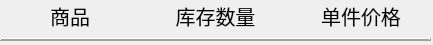
<?xml version="1.0" encoding="UTF-8"?>
<ui version="4.0">
 <class>Goods</class>
 <widget class="QWidget" name="Goods">
  <property name="geometry">
   <rect>
    <x>0</x>
    <y>0</y>
    <width>433</width>
    <height>45</height>
   </rect>
  </property>
  <property name="windowTitle">
   <string>Form</string>
  </property>
  <widget class="QWidget" name="">
   <property name="geometry">
    <rect>
     <x>0</x>
     <y>0</y>
     <width>431</width>
     <height>41</height>
    </rect>
   </property>
   <layout class="QGridLayout" name="gridLayout">
    <item row="0" column="0">
     <layout class="QHBoxLayout" name="horizontalLayout">
      <item>
       <widget class="QLabel" name="goodsLabel">
        <property name="sizePolicy">
         <sizepolicy hsizetype="Preferred" vsizetype="Expanding">
          <horstretch>0</horstretch>
          <verstretch>0</verstretch>
         </sizepolicy>
        </property>
        <property name="font">
         <font>
          <pointsize>15</pointsize>
         </font>
        </property>
        <property name="text">
         <string>商品</string>
        </property>
        <property name="alignment">
         <set>Qt::AlignCenter</set>
        </property>
       </widget>
      </item>
      <item>
       <widget class="QLabel" name="label_num">
        <property name="font">
         <font>
          <pointsize>15</pointsize>
         </font>
        </property>
        <property name="text">
         <string>库存数量</string>
        </property>
        <property name="alignment">
         <set>Qt::AlignCenter</set>
        </property>
       </widget>
      </item>
      <item>
       <widget class="QLabel" name="label_price">
        <property name="font">
         <font>
          <pointsize>15</pointsize>
         </font>
        </property>
        <property name="text">
         <string>单件价格</string>
        </property>
        <property name="alignment">
         <set>Qt::AlignCenter</set>
        </property>
       </widget>
      </item>
     </layout>
    </item>
    <item row="1" column="0">
     <widget class="Line" name="line">
      <property name="frameShadow">
       <enum>QFrame::Raised</enum>
      </property>
      <property name="lineWidth">
       <number>2</number>
      </property>
      <property name="orientation">
       <enum>Qt::Horizontal</enum>
      </property>
     </widget>
    </item>
   </layout>
  </widget>
 </widget>
 <resources/>
 <connections/>
</ui>
